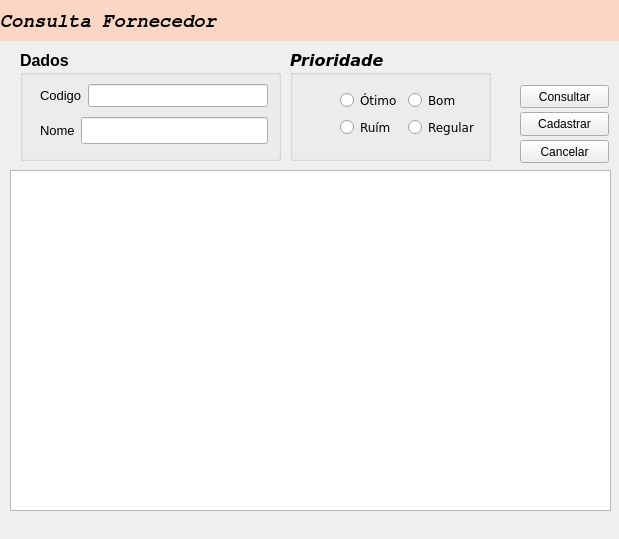
<?xml version="1.0" encoding="UTF-8"?>
<ui version="4.0">
 <class>Form</class>
 <widget class="QWidget" name="Form">
  <property name="geometry">
   <rect>
    <x>0</x>
    <y>0</y>
    <width>619</width>
    <height>539</height>
   </rect>
  </property>
  <property name="windowTitle">
   <string>Consulta Fornecedor</string>
  </property>
  <widget class="QLabel" name="label_3">
   <property name="geometry">
    <rect>
     <x>0</x>
     <y>10</y>
     <width>221</width>
     <height>21</height>
    </rect>
   </property>
   <property name="font">
    <font>
     <family>FreeMono</family>
     <pointsize>14</pointsize>
     <weight>75</weight>
     <italic>true</italic>
     <bold>true</bold>
    </font>
   </property>
   <property name="styleSheet">
    <string notr="true"/>
   </property>
   <property name="text">
    <string>Consulta Fornecedor</string>
   </property>
  </widget>
  <widget class="QLabel" name="label_6">
   <property name="geometry">
    <rect>
     <x>0</x>
     <y>0</y>
     <width>811</width>
     <height>41</height>
    </rect>
   </property>
   <property name="styleSheet">
    <string notr="true">background-color:  rgba(255, 207, 183, 200);</string>
   </property>
   <property name="text">
    <string/>
   </property>
  </widget>
  <widget class="QLabel" name="label">
   <property name="geometry">
    <rect>
     <x>540</x>
     <y>0</y>
     <width>81</width>
     <height>71</height>
    </rect>
   </property>
   <property name="styleSheet">
    <string notr="true">image: url(:/img/img/icons8-view-80.png);</string>
   </property>
   <property name="text">
    <string/>
   </property>
  </widget>
  <widget class="QGroupBox" name="groupBox">
   <property name="geometry">
    <rect>
     <x>20</x>
     <y>50</y>
     <width>261</width>
     <height>111</height>
    </rect>
   </property>
   <property name="font">
    <font>
     <pointsize>12</pointsize>
     <weight>75</weight>
     <bold>true</bold>
    </font>
   </property>
   <property name="focusPolicy">
    <enum>Qt::TabFocus</enum>
   </property>
   <property name="title">
    <string>Dados</string>
   </property>
   <widget class="QSplitter" name="splitter_2">
    <property name="geometry">
     <rect>
      <x>310</x>
      <y>190</y>
      <width>81</width>
      <height>20</height>
     </rect>
    </property>
    <property name="orientation">
     <enum>Qt::Horizontal</enum>
    </property>
   </widget>
   <widget class="QWidget" name="layoutWidget">
    <property name="geometry">
     <rect>
      <x>20</x>
      <y>30</y>
      <width>228</width>
      <height>68</height>
     </rect>
    </property>
    <layout class="QVBoxLayout" name="verticalLayout">
     <item>
      <layout class="QHBoxLayout" name="horizontalLayout_2">
       <item>
        <widget class="QLabel" name="label_2">
         <property name="font">
          <font>
           <pointsize>10</pointsize>
           <weight>50</weight>
           <italic>false</italic>
           <bold>false</bold>
          </font>
         </property>
         <property name="text">
          <string>Codigo</string>
         </property>
        </widget>
       </item>
       <item>
        <widget class="QLineEdit" name="codigo">
         <property name="enabled">
          <bool>true</bool>
         </property>
         <property name="maximumSize">
          <size>
           <width>16777215</width>
           <height>16777215</height>
          </size>
         </property>
         <property name="font">
          <font>
           <pointsize>10</pointsize>
          </font>
         </property>
        </widget>
       </item>
      </layout>
     </item>
     <item>
      <layout class="QHBoxLayout" name="horizontalLayout_3">
       <item>
        <widget class="QLabel" name="label_4">
         <property name="font">
          <font>
           <pointsize>10</pointsize>
           <weight>50</weight>
           <italic>false</italic>
           <bold>false</bold>
          </font>
         </property>
         <property name="text">
          <string>Nome</string>
         </property>
        </widget>
       </item>
       <item>
        <widget class="QLineEdit" name="nome"/>
       </item>
      </layout>
     </item>
    </layout>
   </widget>
  </widget>
  <widget class="QGroupBox" name="groupBox_3">
   <property name="geometry">
    <rect>
     <x>290</x>
     <y>50</y>
     <width>201</width>
     <height>111</height>
    </rect>
   </property>
   <property name="font">
    <font>
     <family>DejaVu Sans</family>
     <pointsize>12</pointsize>
     <weight>75</weight>
     <italic>true</italic>
     <bold>true</bold>
    </font>
   </property>
   <property name="title">
    <string>Prioridade</string>
   </property>
   <widget class="QWidget" name="layoutWidget">
    <property name="geometry">
     <rect>
      <x>50</x>
      <y>40</y>
      <width>142</width>
      <height>61</height>
     </rect>
    </property>
    <layout class="QFormLayout" name="formLayout">
     <item row="0" column="0">
      <widget class="QRadioButton" name="otimo">
       <property name="font">
        <font>
         <pointsize>9</pointsize>
         <weight>50</weight>
         <italic>false</italic>
         <bold>false</bold>
        </font>
       </property>
       <property name="text">
        <string>Ótimo</string>
       </property>
      </widget>
     </item>
     <item row="0" column="1">
      <widget class="QRadioButton" name="bom">
       <property name="font">
        <font>
         <pointsize>9</pointsize>
         <weight>50</weight>
         <italic>false</italic>
         <bold>false</bold>
        </font>
       </property>
       <property name="text">
        <string>Bom</string>
       </property>
      </widget>
     </item>
     <item row="1" column="1">
      <widget class="QRadioButton" name="regular">
       <property name="font">
        <font>
         <pointsize>9</pointsize>
         <weight>50</weight>
         <italic>false</italic>
         <bold>false</bold>
        </font>
       </property>
       <property name="text">
        <string>Regular</string>
       </property>
      </widget>
     </item>
     <item row="1" column="0">
      <widget class="QRadioButton" name="ruim">
       <property name="font">
        <font>
         <pointsize>9</pointsize>
         <weight>50</weight>
         <italic>false</italic>
         <bold>false</bold>
        </font>
       </property>
       <property name="text">
        <string>Ruím</string>
       </property>
      </widget>
     </item>
    </layout>
   </widget>
  </widget>
  <widget class="QPushButton" name="consultar">
   <property name="geometry">
    <rect>
     <x>520</x>
     <y>85</y>
     <width>89</width>
     <height>23</height>
    </rect>
   </property>
   <property name="text">
    <string>Consultar</string>
   </property>
   <property name="icon">
    <iconset resource="recursos.qrc">
     <normaloff>:/img/img/icons8-search-filled.svg</normaloff>:/img/img/icons8-search-filled.svg</iconset>
   </property>
  </widget>
  <widget class="QPushButton" name="cancelar">
   <property name="geometry">
    <rect>
     <x>520</x>
     <y>140</y>
     <width>89</width>
     <height>23</height>
    </rect>
   </property>
   <property name="text">
    <string>Cancelar</string>
   </property>
   <property name="icon">
    <iconset resource="recursos.qrc">
     <normaloff>:/img/img/icons8-cancelar.svg</normaloff>:/img/img/icons8-cancelar.svg</iconset>
   </property>
  </widget>
  <widget class="QTableWidget" name="tabela">
   <property name="geometry">
    <rect>
     <x>10</x>
     <y>170</y>
     <width>601</width>
     <height>341</height>
    </rect>
   </property>
  </widget>
  <widget class="QPushButton" name="cadastrar">
   <property name="geometry">
    <rect>
     <x>520</x>
     <y>112</y>
     <width>89</width>
     <height>24</height>
    </rect>
   </property>
   <property name="text">
    <string>Cadastrar</string>
   </property>
   <property name="icon">
    <iconset resource="recursos.qrc">
     <normaloff>:/img/img/icons8-product-26.png</normaloff>:/img/img/icons8-product-26.png</iconset>
   </property>
  </widget>
  <zorder>label_6</zorder>
  <zorder>label_3</zorder>
  <zorder>label</zorder>
  <zorder>groupBox</zorder>
  <zorder>groupBox_3</zorder>
  <zorder>consultar</zorder>
  <zorder>cancelar</zorder>
  <zorder>tabela</zorder>
  <zorder>cadastrar</zorder>
 </widget>
 <resources>
  <include location="recursos.qrc"/>
 </resources>
 <connections/>
</ui>
